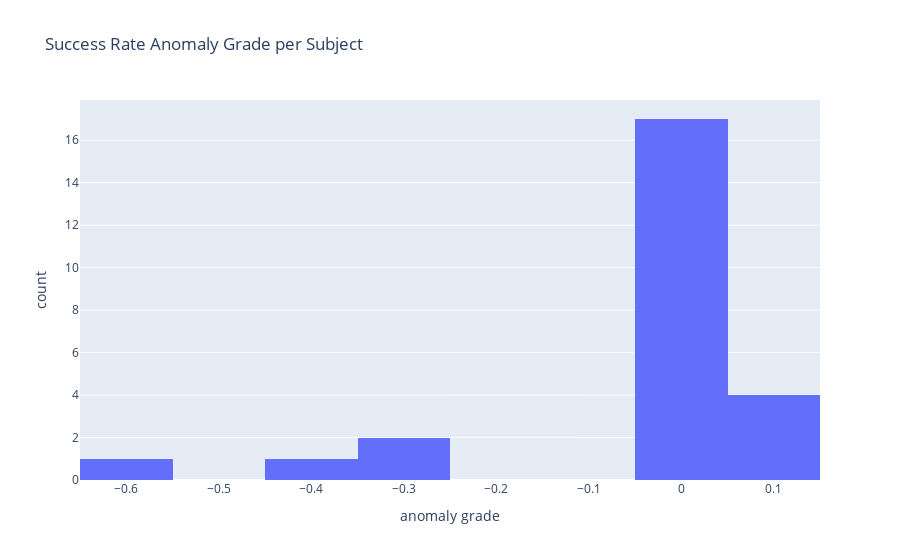

Notebook code for this chart:
### Code cell
success_q1, success_q3 = success_per_subject['success_rate'].quantile([0.25, 0.75])
success_iqr = success_q3 - success_q1

success_per_subject['anomaly_grade'] = success_per_subject['success_rate'].apply(process.get_single_anomaly_grade
                                                                                    , args=(success_q1, success_q3, success_iqr))

px.histogram(success_per_subject, nbins=10, x='anomaly_grade'
             , title='Success Rate Anomaly Grade per Subject', labels={'anomaly_grade': 'anomaly grade'})

### Figure 1 — Plotly figure (JSON) as saved in the notebook; plotly's stock layout.template omitted (floating-point values rounded to 4 significant figures)
{"data": [{"alignmentgroup": "True", "bingroup": "x", "hovertemplate": "anomaly grade=%{x}<br>count=%{y}<extra></extra>", "legendgroup": "", "marker": {"color": "#636efa", "pattern": {"shape": ""}}, "name": "", "nbinsx": 10, "offsetgroup": "", "orientation": "v", "showlegend": false, "type": "histogram", "x": [0, -0.3483, 0, 0, 0, 0.1429, 0, 0, 0, 0, 0, 0, 0.1429, 0.1429, 0.07143, 0, 0, 0, -0.2857, 0, 0, 0, -0.4286, 0, -0.5714], "xaxis": "x", "yaxis": "y"}], "layout": {"barmode": "relative", "legend": {"tracegroupgap": 0}, "title": {"text": "Success Rate Anomaly Grade per Subject"}, "xaxis": {"anchor": "y", "domain": [0, 1], "title": {"text": "anomaly grade"}}, "yaxis": {"anchor": "x", "domain": [0, 1], "title": {"text": "count"}}}}
